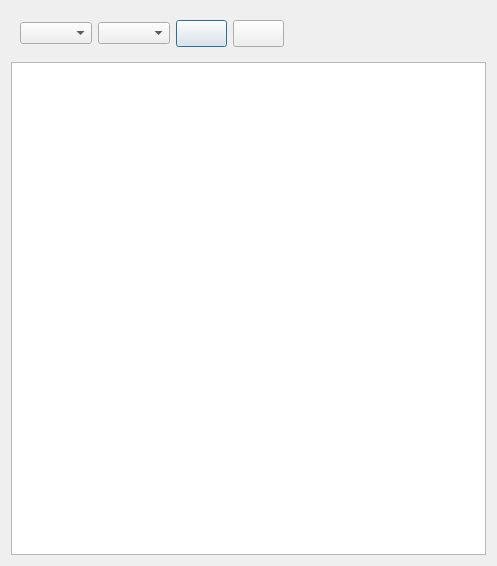
<?xml version="1.0" encoding="UTF-8"?>
<ui version="4.0">
 <class>Elements</class>
 <widget class="QDialog" name="Elements">
  <property name="geometry">
   <rect>
    <x>0</x>
    <y>0</y>
    <width>497</width>
    <height>566</height>
   </rect>
  </property>
  <property name="windowTitle">
   <string>Elements</string>
  </property>
  <layout class="QVBoxLayout" name="verticalLayout">
   <item>
    <widget class="QWidget" name="frame" native="true">
     <layout class="QHBoxLayout" name="horizontalLayout_3">
      <item>
       <widget class="QComboBox" name="combo_index">
        <property name="minimumSize">
         <size>
          <width>0</width>
          <height>0</height>
         </size>
        </property>
       </widget>
      </item>
      <item>
       <widget class="QComboBox" name="combo_type"/>
      </item>
      <item>
       <widget class="QPushButton" name="button_add">
        <property name="font">
         <font>
          <pointsize>12</pointsize>
         </font>
        </property>
        <property name="toolTip">
         <string>Add Node</string>
        </property>
        <property name="text">
         <string/>
        </property>
        <property name="icon">
         <iconset theme="list-add">
          <normaloff>.</normaloff>.</iconset>
        </property>
       </widget>
      </item>
      <item>
       <widget class="QPushButton" name="button_remove">
        <property name="font">
         <font>
          <pointsize>12</pointsize>
         </font>
        </property>
        <property name="toolTip">
         <string>Remove Node</string>
        </property>
        <property name="text">
         <string/>
        </property>
        <property name="icon">
         <iconset theme="list-remove">
          <normaloff>.</normaloff>.</iconset>
        </property>
       </widget>
      </item>
      <item>
       <spacer name="spacer_frame">
        <property name="orientation">
         <enum>Qt::Horizontal</enum>
        </property>
        <property name="sizeHint" stdset="0">
         <size>
          <width>40</width>
          <height>20</height>
         </size>
        </property>
       </spacer>
      </item>
     </layout>
    </widget>
   </item>
   <item>
    <widget class="QTableWidget" name="table"/>
   </item>
  </layout>
 </widget>
 <tabstops>
  <tabstop>table</tabstop>
 </tabstops>
 <resources/>
 <connections/>
 <slots>
  <slot>bla(int)</slot>
 </slots>
</ui>
